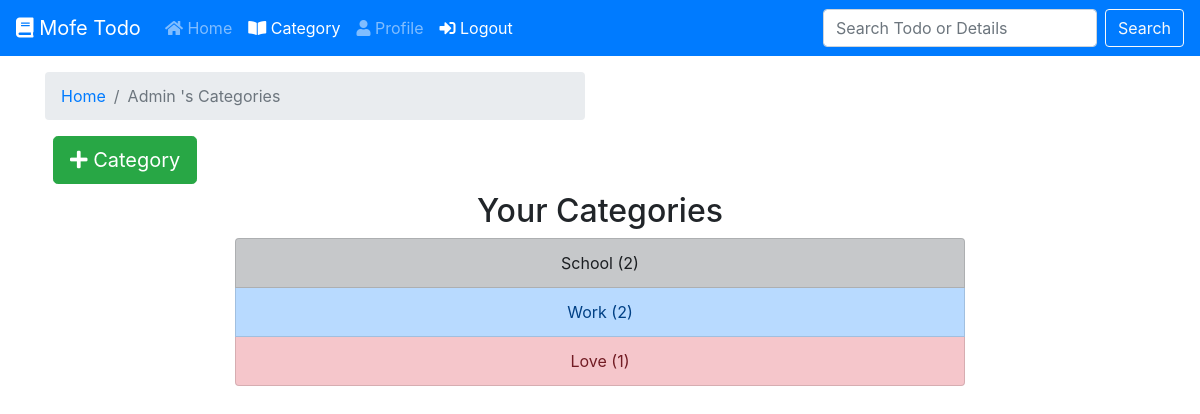
Page /category/ (signed in) on the committed database.
### core/models.py (models this page shows, shortened)
class Category(models.Model):
	user = models.ForeignKey(User, on_delete=models.CASCADE, null=True)
	name = models.CharField(null=True, max_length=100, verbose_name="Category Name")
	color = models.CharField(null=True, max_length=50, choices=ALERTS)
	def __str__(self):
		return self.name
	class Meta:
		verbose_name_plural = "Categories"

### core/views.py (the view)
# urls.py: path('category/', views.category, name="category"),
def category(request):
    categories = Category.objects.filter(user=request.user)
    frontend = {
        "categories": categories,
    }
    return render(request, 'core/category.html', frontend)

### templates/core/category.html
{% extends 'base.html' %}
{% block content %}
<div class="row pt-3">
	<div class="col-md-6">
		<nav aria-label="breadcrumb">
			<ol class="breadcrumb">
				<li class="breadcrumb-item"><a href="/"> Home</a></li>
				<li class="breadcrumb-item active" aria-current="page">{{request.user|title}} 's Categories</li>
			</ol>
		</nav>
	</div>
</div>
<div class="row pb-2">
	<div class="col-md-6">
		<a role="button" href="{% url 'category-create' %}" target="_blank" class="btn btn-success btn-lg ml-2"><i class="fas fa-plus"></i> Category</a>
	</div>
</div>
		{% if categories %}
		<div class="row">
			<div class="col-md-12">
				<h2 class="text-center">Your Categories</h2>
			</div>
		</div>
		<div class="row">
			<div class="col-md-8 mx-auto">
			<div class="list-group">
				{% for category in categories %}
					<a href="{% url 'cat' category.pk category %}" class="list-group-item list-group-item-{{category.color}} text-center">{{category|title}}  ({{category.todo_set.all.count}})</a>
				{% endfor %}
			</div>
		{% else %}
			<h1 class="display-4 text-center">No Categories Present</h1>
		{% endif %}
	</div>
</div>
{% endblock %}

### rows in the picture
Category: name "School", todo_set.all.count "2"
Category: name "Work", todo_set.all.count "2"
Category: name "Love", todo_set.all.count "1"

### other values in the picture
{{ request.user|title }} "Admin"
